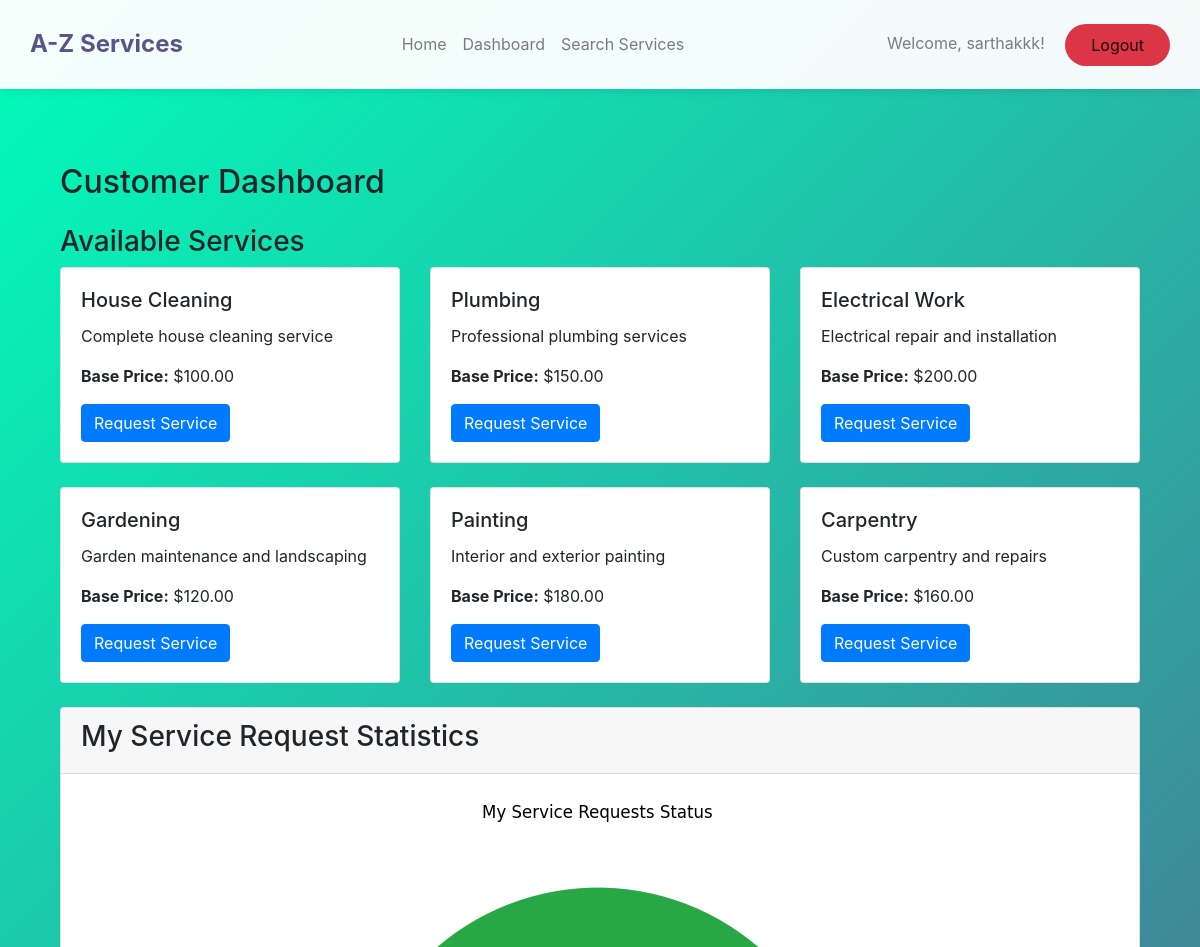
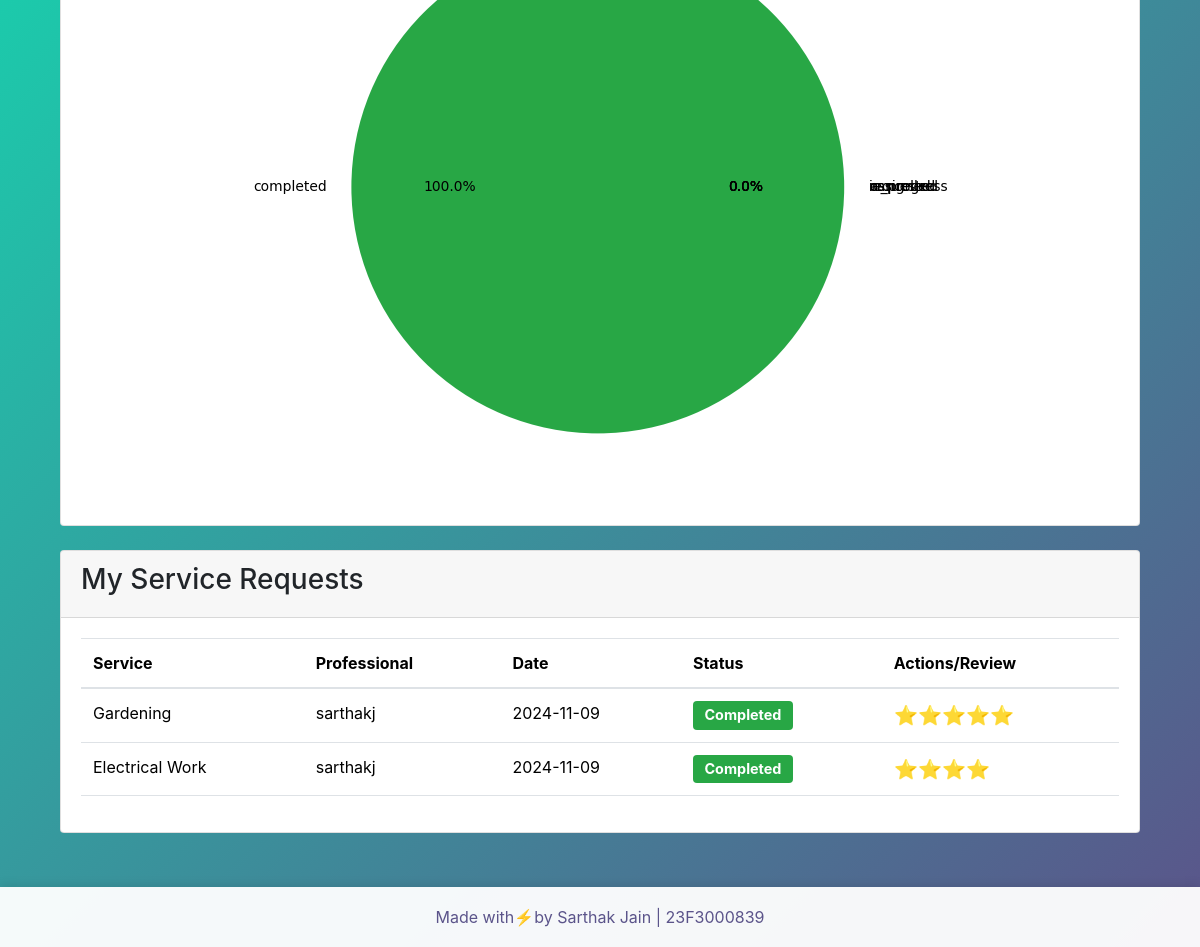
The app's page /customer/dashboard (signed in) with its own data (2 pictures, top to bottom).
### app/models.py (models this page shows, shortened)
class User(UserMixin, db.Model):
    __tablename__ = 'user'
    id = db.Column(db.Integer, primary_key=True)
    username = db.Column(db.String(80), unique=True, nullable=False)
    password = db.Column(db.String(120), nullable=False)
    role = db.Column(db.String(20), nullable=False)  # 'admin', 'professional', 'customer'
    is_approved = db.Column(db.Boolean, default=False)
    is_blocked = db.Column(db.Boolean, default=False)
    average_rating = db.Column(db.Float, default=0.0)
    location = db.Column(db.String(100))
    pincode = db.Column(db.String(6))
    professional_id = db.Column(db.String(8), unique=True)  # For format PRO12345
    service_requests_made = db.relationship('ServiceRequest',
                                          foreign_keys='ServiceRequest.customer_id',
                                          backref='customer')
    service_requests_received = db.relationship('ServiceRequest',
                                              foreign_keys='ServiceRequest.professional_id',
                                              backref='professional')
    reviews_given = db.relationship('Review',
                                  foreign_keys='Review.customer_id',
                                  backref='reviewer')
    reviews_received = db.relationship('Review',
                                     foreign_keys='Review.professional_id',
                                     backref='reviewed_professional')

class Service(db.Model):
    __tablename__ = 'service'
    id = db.Column(db.Integer, primary_key=True)
    name = db.Column(db.String(100), nullable=False)
    description = db.Column(db.Text, nullable=False)
    base_price = db.Column(db.Float, nullable=False)
    time_required = db.Column(db.String(50), nullable=False)
    location = db.Column(db.String(100))
    pincode = db.Column(db.String(10))
    created_at = db.Column(db.DateTime, default=datetime.utcnow)
    service_requests = db.relationship('ServiceRequest', backref='requested_service')

class ServiceRequest(db.Model):
    __tablename__ = 'service_request'
    id = db.Column(db.Integer, primary_key=True)
    customer_id = db.Column(db.Integer, db.ForeignKey('user.id'), nullable=False)
    professional_id = db.Column(db.Integer, db.ForeignKey('user.id'))
    service_id = db.Column(db.Integer, db.ForeignKey('service.id'), nullable=False)
    status = db.Column(db.String(20), default='requested')  # requested, assigned, in_progress, pending_customer_approval, completed
    date_of_request = db.Column(db.DateTime, nullable=False)
    remarks = db.Column(db.Text)
    reviews = db.relationship('Review', backref='service_request', lazy=True)

class Review(db.Model):
    __tablename__ = 'review'
    id = db.Column(db.Integer, primary_key=True)
    customer_id = db.Column(db.Integer, db.ForeignKey('user.id'), nullable=False)
    professional_id = db.Column(db.Integer, db.ForeignKey('user.id'), nullable=False)
    service_request_id = db.Column(db.Integer, db.ForeignKey('service_request.id'), nullable=False)
    rating = db.Column(db.Integer, nullable=False)  # 1-5 stars
    comment = db.Column(db.Text)
    created_at = db.Column(db.DateTime, default=datetime.utcnow)

### app/views/customer.py (the view)
@customer_bp.route('/dashboard')
@login_required
def dashboard():
    services = Service.query.all()
    service_requests = ServiceRequest.query.filter_by(customer_id=current_user.id).all()
    status_counts = {
        'requested': 0,
        'assigned': 0,
        'in_progress': 0,
        'completed': 0,
        'cancelled': 0
    }
    for request in service_requests:
        status_counts[request.status] = status_counts.get(request.status, 0) + 1
    if any(status_counts.values()):
        plt.figure(figsize=(8, 8))
        plt.pie(list(status_counts.values()),
            labels=list(status_counts.keys()),
            colors=['#007bff', '#17a2b8', '#ffc107', '#28a745', '#dc3545'],
            autopct='%1.1f%%'
        )
        plt.title('My Service Requests Status')
        buffer = io.BytesIO()
        plt.savefig(buffer, format='png', bbox_inches='tight')
        buffer.seek(0)
        status_chart = base64.b64encode(buffer.getvalue()).decode()
        plt.close()
    else:
        status_chart = None
    return render_template('customer/dashboard.html',
                         services=services,
                         service_requests=service_requests,
                         status_chart=status_chart)

### app/__init__.py (called while the page is built)
def create_app(config_class=Config):
    app = Flask(__name__)
    app.config.from_object(config_class)
    db.init_app(app)
    migrate.init_app(app, db)
    login_manager.init_app(app)
    login_manager.login_view = 'main.login'
    from .models import User
    @login_manager.user_loader
    def load_user(user_id):
        return User.query.get(int(user_id))
    from .views.admin import admin_bp
    from .views.customer import customer_bp
    from .views.professional import professional_bp
    from .routes import main_bp
    app.register_blueprint(admin_bp, url_prefix='/admin')
    app.register_blueprint(customer_bp, url_prefix='/customer')
    app.register_blueprint(professional_bp, url_prefix='/professional')
    app.register_blueprint(main_bp)
    with app.app_context():
        db.create_all()
    return app

### app/templates/customer/dashboard.html (shortened to what this page needs)
{% extends "layout.html" %}
{% block content %}
<div class="container mt-4">
    <h2>Customer Dashboard</h2>
    <div class="row mt-4">
        <div class="col-md-12">
            <h3>Available Services</h3>
            {% if services %}
                <div class="row">
                    {% for service in services %}
                    <div class="col-md-4 mb-4">
                        <div class="card">
                            <div class="card-body">
                                <h5 class="card-title">{{ service.name }}</h5>
                                <p class="card-text">{{ service.description }}</p>
                                <p class="card-text"><strong>Base Price:</strong> ${{ "%.2f"|format(service.base_price) }}</p>
                                <a href="{{ url_for('customer.request_service', service_id=service.id) }}"
                                   class="btn btn-primary">Request Service</a>
                            </div>
                        </div>
                    </div>
                    {% endfor %}
                </div>
            {% else %}
                <p>No services available at the moment.</p>
            {% endif %}
        </div>
    </div>
    {% if status_chart %}
    <div class="card mb-4">
        <div class="card-header">
            <h3>My Service Request Statistics</h3>
        </div>
        <div class="card-body text-center">
            <img
                class="img-fluid"
                alt="My Service Request Status Distribution">
        </div>
    </div>
    {% endif %}
    <div class="card mb-4">
        <div class="card-header">
            <h3>My Service Requests</h3>
        </div>
        <div class="card-body">
            {% if service_requests %}
            <table class="table">
                <thead>
                    <tr>
                        <th>Service</th>
                        <th>Professional</th>
                        <th>Date</th>
                        <th>Status</th>
                        <th>Actions/Review</th>
                    </tr>
                </thead>
                <tbody>
                    {% for request in service_requests %}
                    <tr>
                        <td>{{ request.requested_service.name }}</td>
                        <td>
                            {% if request.professional %}
                                {{ request.professional.username }}
                            {% else %}
                                <span class="text-muted">Waiting for assignment</span>
                            {% endif %}
                        </td>
                        <td>{{ request.date_of_request.strftime('%Y-%m-%d') }}</td>
                        <td>
                            {% if request.status == 'completed' %}
                                <span class="badge badge-success">Completed</span>
                            {% elif request.status == 'pending_customer_approval' %}
                                <span class="badge badge-warning">Pending Review</span>
                            {% elif request.status == 'in_progress' %}
                                <span class="badge badge-info">In Progress</span>
                            {% elif request.status == 'assigned' %}
                                <span class="badge badge-primary">Assigned</span>
                            {% else %}
                                <span class="badge badge-secondary">{{ request.status }}</span>
                            {% endif %}
                        </td>
                        <td>
                            {% if request.status == 'pending_customer_approval' and not request.reviews %}
                                <a href="{{ url_for('customer.add_review', request_id=request.id) }}"
                                   class="btn btn-primary btn-sm">Add Review</a>
                            {% elif request.status == 'completed' and request.reviews %}
                                <span class="text-warning">
                                    {{ '⭐' * request.reviews[0].rating }}
                                </span>
                            {% endif %}
                        </td>
                    </tr>
                    {% endfor %}
                </tbody>
            </table>
            {% else %}
            <p>No service requests yet.</p>
            {% endif %}
        </div>
    </div>
</div>
{% endblock %}

### app/templates/layout.html (shortened to what this page needs)
<!DOCTYPE html>
<html lang="en">
<head>
    <link href="https://cdn.jsdelivr.net/npm/bootstrap@5.3.2/dist/css/bootstrap.min.css" rel="stylesheet">
    <link rel="stylesheet" href="https://stackpath.bootstrapcdn.com/bootstrap/4.5.2/css/bootstrap.min.css">
</head>
<body>
    <nav class="navbar navbar-expand-lg navbar-light d-flex justify-content-between">
        <div>
        <a class="navbar-brand" href="{{ url_for('main.index') }}">A-Z Services</a>
        </div>
            <ul class="navbar-nav">
                <li class="nav-item">
                    <a class="nav-link" href="{{ url_for('main.index') }}">Home</a>
                </li>
                {% if current_user.is_authenticated %}
                    <li class="nav-item">
                        {% if current_user.role == 'customer' %}
                            <a class="nav-link" href="{{ url_for('customer.dashboard') }}">Dashboard</a>
                        {% elif current_user.role == 'professional' %}
                            <a class="nav-link" href="{{ url_for('professional.dashboard') }}">Dashboard</a>
                        {% elif current_user.role == 'admin' %}
                            <a class="nav-link" href="{{ url_for('admin.dashboard') }}">Dashboard</a>
                        {% endif %}
                    </li>
                {% endif %}
                {% if current_user.role=="customer" %}
                <li class="nav-item">
                    <a class="nav-link" href="{{ url_for('customer.search_services') }}">Search Services</a>
                </li>
                {% endif %}
            </ul>
            <div class="navbar-text">
                {% if current_user.is_authenticated %}
                    <span class="navbar-text mr-3">Welcome, {{ current_user.username }}!</span>
                    <a class="btn btn-logout" href="{{ url_for('main.logout') }}">Logout</a>
                {% else %}
                    <a class="btn btn-login" href="{{ url_for('main.login') }}">Login</a>
                    <a class="btn btn-register" href="{{ url_for('main.register') }}">Register</a>
                {% endif %}
            </div>
    </nav>
    <div class="page-wrapper">
        <div class="container">
            {% block content %}{% endblock %}
        </div>
    </div>
    <footer class="footer">
        <p class="mb-0">Made with⚡by Sarthak Jain | 23F3000839</p>
    </footer>
</body>
</html>

### app/templates/layout.html (style rules this page uses)
body { background: linear-gradient(135deg, #00feba, #5b548a); min-height: 100vh; padding-bottom: 60px; position: relative; }
.navbar { padding: 15px 30px; background: rgba(255, 255, 255, 0.95) !important; box-shadow: 0 2px 10px rgba(0,0,0,0.1); }
.navbar-brand { font-weight: bold; font-size: 24px; color: #5b548a !important; }
.page-wrapper { padding-top: 50px; padding-bottom: 30px; }
.btn-logout { background: #dc3545; color: white; padding: 8px 25px; border-radius: 25px; }
.footer { position: absolute; bottom: 0; width: 100%; height: 60px; background: rgba(255, 255, 255, 0.95); display: flex; align-items: center; justify-content: center; color: #5b548a; box-shadow: 0 -2px 10px rgba(0,0,0,0.1); }

### app/templates/customer/dashboard.html (style rules this page uses)
.badge { font-size: 0.9em; padding: 0.5em 0.8em; }
.badge-success { background-color: #28a745; }
.text-warning { font-size: 1.2em; }

### records on screen
User: username "sarthakkk"
Service: name "House Cleaning", description "Complete house cleaning service", base_price "100.00"
Service: name "Plumbing", description "Professional plumbing services", base_price "150.00"
Service: name "Electrical Work", description "Electrical repair and installation", base_price "200.00"
Service: name "Gardening", description "Garden maintenance and landscaping", base_price "120.00"
Service: name "Painting", description "Interior and exterior painting", base_price "180.00"
Service: name "Carpentry", description "Custom carpentry and repairs", base_price "160.00"
ServiceRequest: requested_service.name "Gardening", professional.username "sarthakj", date_of_request "2024-11-09", status "Completed"
Review: rating "⭐⭐⭐⭐⭐"
ServiceRequest: requested_service.name "Electrical Work", professional.username "sarthakj", date_of_request "2024-11-09", status "Completed"
Review: rating "⭐⭐⭐⭐"
